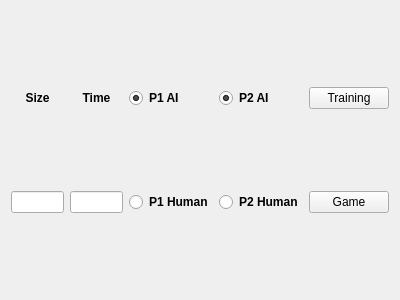
<?xml version="1.0" encoding="UTF-8"?>
<ui version="4.0">
 <class>ControlBar</class>
 <widget class="QWidget" name="ControlBar">
  <property name="geometry">
   <rect>
    <x>0</x>
    <y>0</y>
    <width>400</width>
    <height>300</height>
   </rect>
  </property>
  <property name="windowTitle">
   <string>Form</string>
  </property>
  <layout class="QGridLayout" name="gridLayout" rowstretch="1,1" columnstretch="1,1,1,1,1">
   <item row="1" column="1">
    <widget class="QLineEdit" name="lineEditTime"/>
   </item>
   <item row="1" column="2">
    <widget class="QRadioButton" name="rbP1Human">
     <property name="font">
      <font>
       <bold>true</bold>
      </font>
     </property>
     <property name="text">
      <string>P1 Human</string>
     </property>
     <property name="autoExclusive">
      <bool>false</bool>
     </property>
    </widget>
   </item>
   <item row="0" column="1">
    <widget class="QLabel" name="lblTime">
     <property name="font">
      <font>
       <bold>true</bold>
      </font>
     </property>
     <property name="text">
      <string>Time</string>
     </property>
     <property name="alignment">
      <set>Qt::AlignCenter</set>
     </property>
    </widget>
   </item>
   <item row="1" column="0">
    <widget class="QLineEdit" name="lineEditSize"/>
   </item>
   <item row="0" column="0">
    <widget class="QLabel" name="lblSize">
     <property name="font">
      <font>
       <bold>true</bold>
      </font>
     </property>
     <property name="text">
      <string>Size</string>
     </property>
     <property name="alignment">
      <set>Qt::AlignCenter</set>
     </property>
    </widget>
   </item>
   <item row="0" column="2">
    <widget class="QRadioButton" name="rbP1AI">
     <property name="font">
      <font>
       <bold>true</bold>
      </font>
     </property>
     <property name="text">
      <string>P1 AI</string>
     </property>
     <property name="checked">
      <bool>true</bool>
     </property>
     <property name="autoExclusive">
      <bool>false</bool>
     </property>
    </widget>
   </item>
   <item row="0" column="3">
    <widget class="QRadioButton" name="rbP2AI">
     <property name="font">
      <font>
       <bold>true</bold>
      </font>
     </property>
     <property name="text">
      <string>P2 AI</string>
     </property>
     <property name="checked">
      <bool>true</bool>
     </property>
     <property name="autoExclusive">
      <bool>false</bool>
     </property>
    </widget>
   </item>
   <item row="1" column="3">
    <widget class="QRadioButton" name="rbP2Human">
     <property name="font">
      <font>
       <bold>true</bold>
      </font>
     </property>
     <property name="text">
      <string>P2 Human</string>
     </property>
     <property name="autoExclusive">
      <bool>false</bool>
     </property>
    </widget>
   </item>
   <item row="0" column="4">
    <widget class="QPushButton" name="pbTraining">
     <property name="text">
      <string>Training</string>
     </property>
    </widget>
   </item>
   <item row="1" column="4">
    <widget class="QPushButton" name="pbGame">
     <property name="text">
      <string>Game</string>
     </property>
    </widget>
   </item>
  </layout>
 </widget>
 <resources/>
 <connections/>
</ui>
